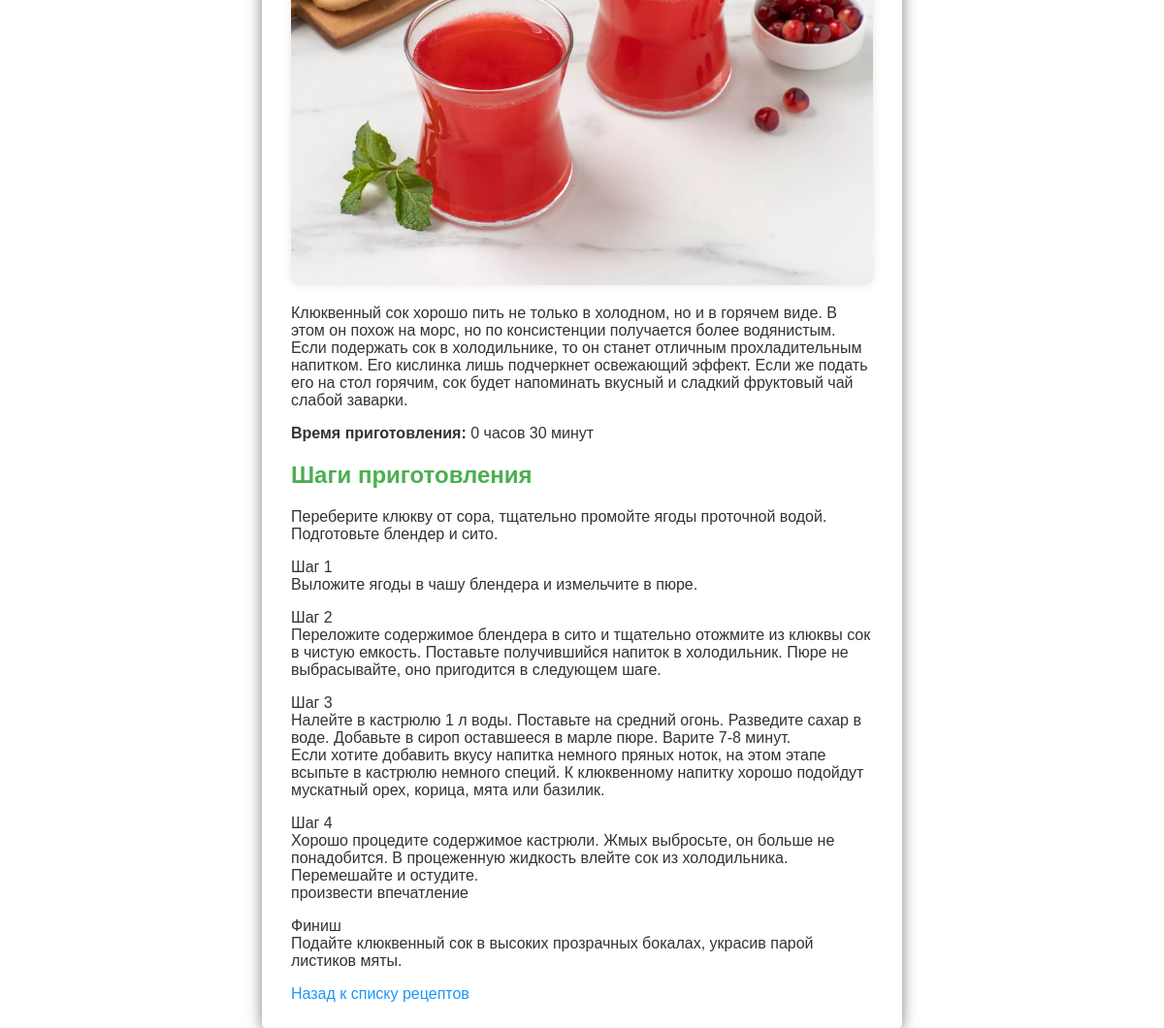
Screenshot of /recipes/4/ with the database file from the repository.
### recipes/models.py (models this page shows, shortened)
class Recipe(models.Model):
    title = models.CharField(max_length=255)
    description = models.TextField()
    cooking_stages = models.TextField()
    cooking_hours = models.PositiveIntegerField(default=0)
    cooking_minutes = models.PositiveIntegerField(default=0)
    image = models.ImageField(upload_to='recipes/images/')
    author = models.ForeignKey(User, on_delete=models.CASCADE)
    category = models.ForeignKey(Category, on_delete=models.CASCADE)

### recipes/views.py (the view)
# urls.py: path('recipes/<int:pk>/', views.recipe_detail, name='recipe_detail'),
def recipe_detail(request, pk):
    recipe = get_object_or_404(Recipe, pk=pk)
    return render(request, 'recipes/recipe_detail.html', {'recipe': recipe})

### recipes/templates/recipes/recipe_detail.html (shortened to what this page needs)
<!DOCTYPE html>
<html lang="en">
<head>
    {% load static %}
    <link rel="stylesheet" type="text/css" href="{% static 'recipes/css/styles.css' %}">
</head>
<body>
    <div class="container">
        <img src="{{ recipe.image.url }}" alt="{{ recipe.title }}" class="recipe-image">
        <p>{{ recipe.description }}</p>
        <p><strong>Время приготовления:</strong> {{ recipe.cooking_hours }} часов {{ recipe.cooking_minutes }} минут</p>
        <h2>Шаги приготовления</h2>
        <p>{{ recipe.cooking_stages|linebreaks }}</p>
        <a href="{% url 'recipe_list' %}" class="btn">Назад к списку рецептов</a>
    </div>
</body>
</html>

### recipes/static/recipes/css/styles.css (style rules this page uses)
body { font-family: Arial, sans-serif; background-image: url('../images/background.jpg'); background-size: cover; background-position: center; color: #333; margin: 0; padding: 0; height: 100vh; display: flex; justify-content: center; align-items: center; min-height: 100vh; }
.container { background: rgba(255, 255, 255, 0.9); padding: 30px; border-radius: 10px; box-shadow: 0 0 15px rgba(0, 0, 0, 0.5); max-width: 600px; width: 100%; text-align: left; position: relative; }
h1, h2 { color: #4CAF50; margin: 20px 0; }
a { color: #2196F3; text-decoration: none; transition: color 0.3s ease; }
img { max-width: 100%; height: auto; border-radius: 8px; box-shadow: 0 0 10px rgba(0, 0, 0, 0.1); }

### rows the page displays
Recipe: image (picture), description "Клюквенный сок хорошо пить не только в холодном, но и в горячем виде. В этом он похож на морс, но по консистенции получается более водянистым. Если подержать сок в холодильнике, то он станет отличным прохладительным напитком. Его кислинка лишь подчеркнет освежающий эффект. Если же подать его на стол горячим, сок будет напоминать вкусный и сладкий фруктовый чай слабой заварки.", cooking_hours "0", cooking_minutes "30", cooking_stages "Переберите клюкву от сора, тщательно промойте ягоды проточной водой. Подготовьте блендер и сито. Шаг 1 Выложите ягоды в чашу блендера и измельчите в пюре. Шаг 2 Переложите содержимое блендера в сито и тщательно отожмите из клюквы сок в чистую емкость. Поставьте получившийся напиток в холодильник. Пюре не выбрасывайте, оно пригодится в следующем шаге. Шаг 3 Налейте в кастрюлю 1 л воды. Поставьте на средний огонь. Разведите сахар в воде. Добавьте в сироп оставшееся в марле пюре. Варите 7-8 минут. Если хотите добавить вкусу напитка немного пряных ноток, на этом этапе всыпьте в кастрюлю немного специй. К клюквенному напитку хорошо подойдут мускатный орех, корица, мята или базилик. Шаг 4 Хорошо…"
